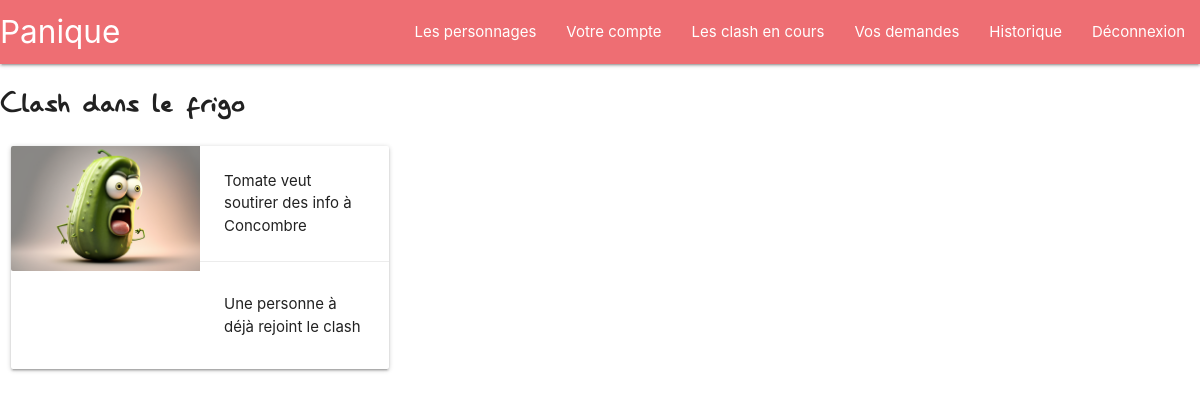
The app's page /guilty/ (signed in) with its own data.
### perso/models.py (models this page shows, shortened)
class AskTalkPerso(models.Model):
    user = models.ForeignKey(User, on_delete=models.CASCADE)
    perso = models.ForeignKey("Perso", on_delete=models.CASCADE)
    join_perso = models.ForeignKey("Perso", on_delete=models.CASCADE, related_name="join_perso", blank=True, null=True)
    perso_ask = models.ForeignKey("Perso", on_delete=models.CASCADE, related_name="perso_ask")

class Perso(models.Model):
    name = models.CharField(max_length=200)
    type = models.ForeignKey("Type", on_delete=models.CASCADE)
    description = models.CharField(max_length=200)
    image = models.ImageField(upload_to="perso/images", default="")
    user = models.ForeignKey(User, on_delete=models.CASCADE, blank=True, null=True)
    secrets = models.ManyToManyField("Secret", related_name="secrets", blank=True)
    known_secrets = models.ManyToManyField("KnownSecrets", related_name="known_secrets", blank=True)
    relations = models.ManyToManyField("Relation", related_name="relations", blank=True)
    saveDocument = models.ForeignKey("SaveDocument", on_delete=models.CASCADE, related_name="saveDocument", blank=True,
                                     null=True)
    slug_name = models.SlugField(max_length=200, unique=True, blank=True, null=True)
    description_breve = models.CharField(max_length=200, blank=True, null=True)

### front/views.py (the view)
# urls.py: path("guilty/", views.guilty, name="guilty"),
def guilty(request):
    if request.user.is_authenticated:
        ask_perso = AskTalkPerso.objects.all()
        save_ask = SaveAsk.objects.get_or_create(user=request.user)
        perso = Perso.objects.get(user=request.user)
        return render(request=request, template_name="userAccount/guilty.html",
                      context={"perso": perso, "ask_perso": ask_perso, "save_ask": save_ask[0]})
    else:
        return redirect('/')

### templates/userAccount/guilty.html (shortened to what this page needs)
{% extends 'base.html' %}
{% load static %}
{% block content %}
    <div class="row">
        <h4>Clash dans le frigo</h4>
        <div class="col s12 m4">
            {% for guilty in ask_perso %}
                <div class="card horizontal">
                    <div class="card-image">
                        <img src="/media/{{ guilty.perso_ask.image }}" alt="">
                    </div>
                    <div class="card-stacked">
                        <div class="card-content">
                            {% if guilty.perso.user == request.user %}
                                <p>Vous voulez soutirer des info à <br>
                                    {{ guilty.perso_ask.name }}
                                </p>
                            {% elif guilty.perso_ask.user == request.user %}
                                <p>{{ guilty.perso.name }} veut vous soutirer des info <br>
                                </p>
                            {% else %}
                                <p>{{ guilty.perso.name }} veut soutirer des info à <br>
                                    {{ guilty.perso_ask.name }}
                                </p>
                            {% endif %}
                        </div>
                        <div class="card-action">
                            <form method="post" action="/joinAskTalkPerso/{{ guilty.id }}">
                                {% if save_ask.compte >= 4 %}
                                    <p>Vous avez fouillé {{ save_ask.compte }} fois sur 4 fois</p>
                                    <p>Désolé mais vous avez dépassé le cota de clash</p>
                                {% else %}
                                    {% if guilty.user == request.user %}
                                        <button class="btn btn-outline-info" disabled type="submit">Rejoindre</button>
                                        <p>Vous avez fait {{ save_ask.compte }} clash sur 4 fois</p>
                                    {% elif guilty.perso_ask.user == request.user %}
                                        <button class="btn btn-outline-info" disabled type="submit">Rejoindre</button>
                                        <p>Vous avez fait {{ save_ask.compte }} clash sur 4 fois</p>
                                    {% elif guilty.join_perso.user == request.user %}
                                        <p>Vous avez demandé de rejoindre ce clash</p>
                                        <button class="btn btn-outline-info red" type="submit">Annuler</button>
                                    {% elif guilty.join_perso %}
                                        <p>Une personne à déjà rejoint le clash</p>
                                    {% else %}
                                        <button class="btn btn-outline-info" type="submit">Rejoindre</button>
                                        <p>Vous avez fait {{ save_ask.compte }} clash sur 4 fois</p>
                                    {% endif %}
                                {% endif %}
                            </form>
                        </div>
                    </div>
                </div>
            {% endfor %}
        </div>
    </div>
{% endblock %}

### static/css/style.css (style rules this page uses)
h1, h2, h3, h4, h5, h6 { font-family: lazy_dog; }

### records on screen
AskTalkPerso: perso_ask.image (picture), perso.name "Tomate", perso_ask.name "Concombre", shows "Une personne à déjà rejoint le clash"
